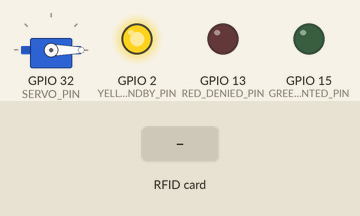
A program run on a simulated ESP32. Parts: servo, output pins drawn as LEDs (lit = HIGH). The inputs (shaded band) are chosen by the test bench. WiFi joins after 1.5 s; servers stay silent unless stated; uploads are accepted with an empty reply; pins used as bus, display or sensor lines are not drawn; what the program prints to the serial monitor is not drawn.

Above: at 2.7 s.
2.8 s: RFID card 5E 7A 19 C4 held to the reader
At 4.0 s:
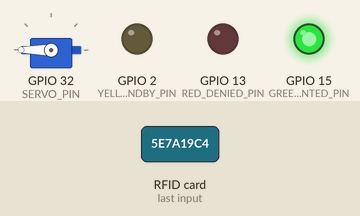
Timing chart, 0 to 6.5 s (numbered marks = the images above; inputs shaded):
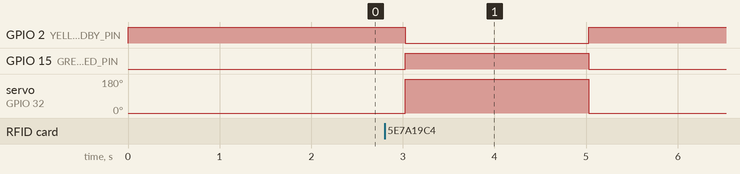

The program:

main.cpp
```cpp
#include <Servo.h>
#include <MFRC522.h>
#include <WiFi.h>
#include <HTTPClient.h>
#include <ArduinoJson.h>
#include <WebServer.h>

const char* ssid = "xxxxx";
const char* password = "xxxxx";

/* Power Automate flow endpoint */
String ENDPOINT_URL = "https://prod.westus.logic.azure.com:443/workflows/xxxxxx";

 #define SERVO_PIN 32
 #define YELLOW_STANDBY_PIN 2
 #define RED_DENIED_PIN 13
 #define GREEN_GRANTED_PIN 15

#define RST_PIN 17
#define SS_PIN 33

Servo lock;
MFRC522 rfid (SS_PIN, RST_PIN);

WebServer server(80);
StaticJsonDocument<250> jsonDoc;

void initalStart() {
  pinMode(YELLOW_STANDBY_PIN, OUTPUT);
  pinMode(RED_DENIED_PIN, OUTPUT);
  pinMode(GREEN_GRANTED_PIN, OUTPUT);
  lock.attach(SERVO_PIN);

  lock.write(0);
  digitalWrite(RED_DENIED_PIN, LOW);
  digitalWrite(GREEN_GRANTED_PIN, LOW);
  digitalWrite(YELLOW_STANDBY_PIN, HIGH);
}

void grantAccess() {
  /* Turn off standby LED and turn on granted LED */
  digitalWrite(YELLOW_STANDBY_PIN, LOW);
  digitalWrite(GREEN_GRANTED_PIN, HIGH);
  lock.write(180);
  delay(2000);

  /* Turn off granted LED, reset lock position, and turn on standby LED */
  digitalWrite(YELLOW_STANDBY_PIN, HIGH);
  digitalWrite(GREEN_GRANTED_PIN, LOW);
  lock.write(0);
  delay(2000);
}

void denyAccess() {
  digitalWrite(YELLOW_STANDBY_PIN, LOW);
  digitalWrite(RED_DENIED_PIN, HIGH);
  delay(3000);
  digitalWrite(YELLOW_STANDBY_PIN, HIGH);
  digitalWrite(RED_DENIED_PIN, LOW);
}

/* When server receives POST request, handle action and response */
void handleUnlock() {
  Serial.println("Received POST request.");
  if (server.hasArg("plain") == false) {
  }
  String body = server.arg("plain");
  deserializeJson(jsonDoc, body);

  if (jsonDoc["unlock"] == true) {
    server.send(200, "application/json", "{\"success\":\"true\"}");
    grantAccess();
  }
}

/* Create routing for HTTP server */
void setupRouting() {
  server.on("/lock", HTTP_POST, handleUnlock);
  server.begin();
}

void setup() {
  Serial.begin(9600);
  initalStart();

  /* Establish WiFi connection */
  WiFi.mode(WIFI_STA);
  WiFi.begin(ssid, password);
  while (WiFi.status() != WL_CONNECTED) {
    delay(500);
    Serial.print(".");
  }
  Serial.print("Connected. IP address: ");
  Serial.println(WiFi.localIP());

  /* Initialize RFID reader */
  pinMode(RST_PIN, OUTPUT);
  digitalWrite(RST_PIN, HIGH);
  SPI.begin(25, 27, 26);
  rfid.PCD_Init();
  delay(10);
  rfid.PCD_DumpVersionToSerial();

  setupRouting();
}

void loop() {
server.handleClient();

if ( ! rfid.PICC_IsNewCardPresent()) {
  return;
}
/* Detect read card */
if ( ! rfid.PICC_ReadCardSerial()) {
    return;
}

// Show UID on serial monitor
String content = "";
for (byte i=0; i < rfid.uid.size; i++) {
  content.concat(String(rfid.uid.uidByte[i] < 0x10 ? " 0" : " "));
  content.concat(String(rfid.uid.uidByte[i], HEX));
  }

/* Normalize and remove spaces from UID */
content.toUpperCase();
content.replace(" ", "");
Serial.println(content);

if (WiFi.status() == WL_CONNECTED) {
  HTTPClient http;
  DynamicJsonDocument doc(1024);

  /* Send POST containing RFID data to HTTP Endpoint URL */
  http.begin(ENDPOINT_URL);
  http.addHeader("Content-Type", "application/json");
  int httpResponseCode = http.POST("{\"RFIDTag\":\"" + content + "\"}");

  /* Receive and decode response */
  String response = http.getString();
  deserializeJson(doc, response);

  const char* message = doc["message"];

  /* Debug UID and HTTP response */
  Serial.println(message);
  Serial.println(httpResponseCode);

  switch(httpResponseCode) {
    case 200 : {
      grantAccess();
      break;
    }
    case 406 : {
      denyAccess();
    }
  }
}
}
```

Measured:
- after the input at 2.8 s, GPIO 2 (YELLOW_STANDBY_PIN): HIGH → LOW after 0.23 s, → HIGH 2.0 s later; GPIO 15 (GREEN_GRANTED_PIN): LOW → HIGH after 0.23 s, → LOW 2.0 s later; servo on GPIO 32 (SERVO_PIN): 0° → 180° after 0.23 s, → 0° 2.0 s later
